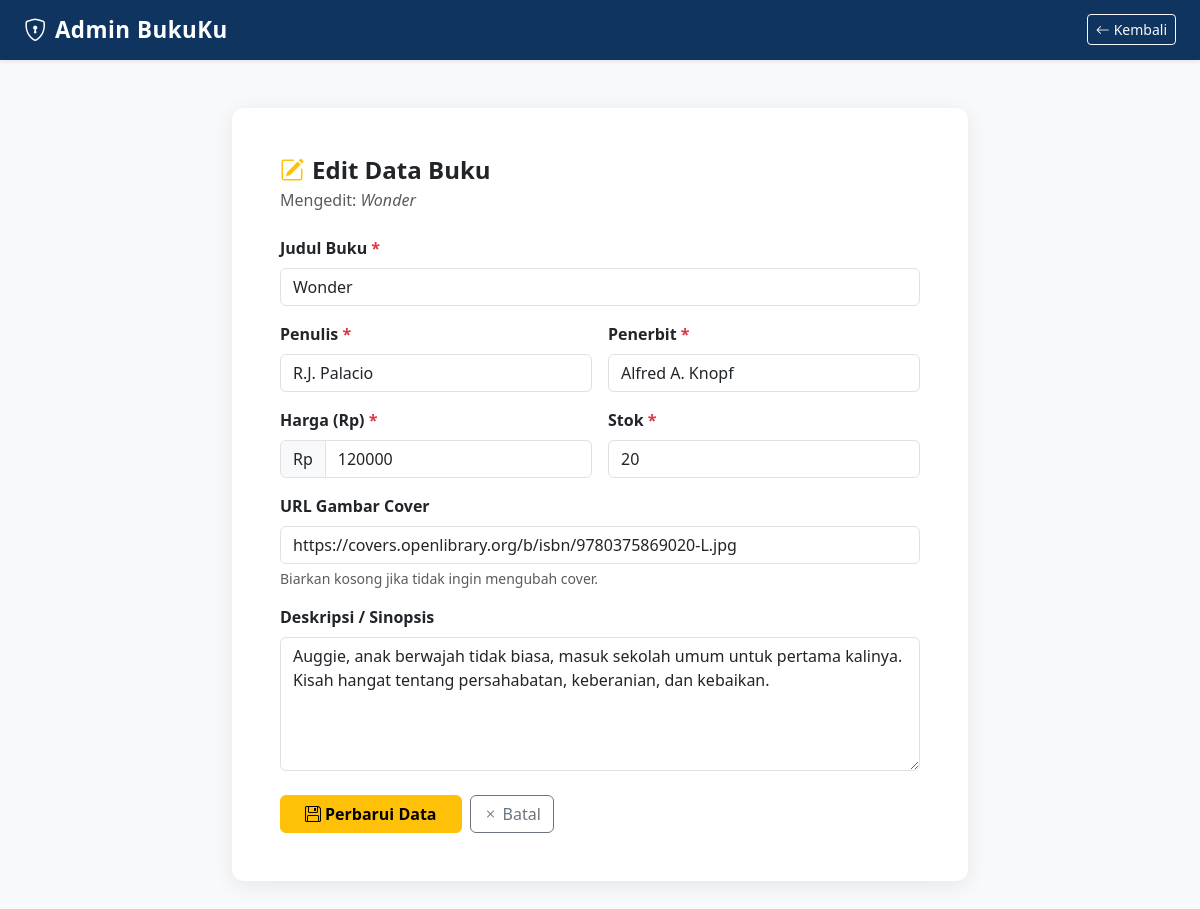
The app's page /admin/edit.php?id=57 with its own data.
### tables this page shows
CREATE TABLE IF NOT EXISTS buku (
    id       INT(11)        NOT NULL AUTO_INCREMENT,
    judul    VARCHAR(150)   NOT NULL,
    penulis  VARCHAR(100)   NOT NULL,
    penerbit VARCHAR(100)   NOT NULL,
    harga    DECIMAL(12,0)  NOT NULL DEFAULT 0,
    stok     INT(11)        NOT NULL DEFAULT 0,
    deskripsi TEXT,
    cover    VARCHAR(255)   DEFAULT NULL,
    PRIMARY KEY (id)
);

### admin/edit.php (the view, shortened to what this page needs)
<?php
require_once '../config/koneksi.php';
$id = isset($_GET['id']) ? (int) $_GET['id'] : 0;
$stmt = $koneksi->prepare("SELECT * FROM buku WHERE id = ? LIMIT 1");
$stmt->bind_param("i", $id);
$stmt->execute();
$result = $stmt->get_result();
$buku = $result->fetch_assoc();
?>
<!DOCTYPE html>
<html lang="id">
<head>
    <link href="https://cdn.jsdelivr.net/npm/bootstrap@5.3.3/dist/css/bootstrap.min.css" rel="stylesheet">
    <link href="https://cdn.jsdelivr.net/npm/bootstrap-icons@1.11.3/font/bootstrap-icons.min.css" rel="stylesheet">
    <link href="../assets/css/style.css" rel="stylesheet">
</head>
<body class="bg-light">
    <nav class="navbar navbar-dark shadow-sm" style="background-color: #0f3460;">
        <div class="container-fluid px-4">
            <a class="navbar-brand fw-bold" href="index.php">
                <i class="bi bi-shield-lock me-2"></i>Admin BukuKu
            </a>
            <a href="index.php" class="btn btn-outline-light btn-sm">
                <i class="bi bi-arrow-left me-1"></i>Kembali
            </a>
        </div>
    </nav>
    <main class="container my-5">
        <div class="row justify-content-center">
            <div class="col-lg-8">
                <div class="card form-card p-4 p-md-5">
                    <h4 class="fw-bold mb-1">
                        <i class="bi bi-pencil-square me-2 text-warning"></i>Edit Data Buku
                    </h4>
                    <p class="text-muted mb-4">Mengedit: <em><?= htmlspecialchars($buku['judul']) ?></em></p>
                    <form action="../proses/proses_edit.php" method="POST">
                        <div class="mb-3">
                            <label for="judul" class="form-label fw-semibold">Judul Buku <span class="text-danger">*</span></label>
                            <input
                                type="text" name="judul" id="judul"
                                class="form-control"
                                value="<?= htmlspecialchars($buku['judul']) ?>"
                                required maxlength="150"
                            >
                        </div>
                        <div class="row g-3 mb-3">
                            <div class="col-md-6">
                                <label for="penulis" class="form-label fw-semibold">Penulis <span class="text-danger">*</span></label>
                                <input
                                    type="text" name="penulis" id="penulis"
                                    class="form-control"
                                    value="<?= htmlspecialchars($buku['penulis']) ?>"
                                    required maxlength="100"
                                >
                            </div>
                            <div class="col-md-6">
                                <label for="penerbit" class="form-label fw-semibold">Penerbit <span class="text-danger">*</span></label>
                                <input
                                    type="text" name="penerbit" id="penerbit"
                                    class="form-control"
                                    value="<?= htmlspecialchars($buku['penerbit']) ?>"
                                    required maxlength="100"
                                >
                            </div>
                        </div>
                        <div class="row g-3 mb-3">
                            <div class="col-md-6">
                                <label for="harga" class="form-label fw-semibold">Harga (Rp) <span class="text-danger">*</span></label>
                                <div class="input-group">
                                    <span class="input-group-text">Rp</span>
                                    <input
                                        type="number" name="harga" id="harga"
                                        class="form-control"
                                        value="<?= $buku['harga'] ?>"
                                        required min="0"
                                    >
                                </div>
                            </div>
                            <div class="col-md-6">
                                <label for="stok" class="form-label fw-semibold">Stok <span class="text-danger">*</span></label>
                                <input
                                    type="number" name="stok" id="stok"
                                    class="form-control"
                                    value="<?= $buku['stok'] ?>"
                                    required min="0"
                                >
                            </div>
                        </div>
                        <div class="mb-3">
                            <label for="cover" class="form-label fw-semibold">URL Gambar Cover</label>
                            <input
                                type="url" name="cover" id="cover"
                                class="form-control"
                                value="<?= htmlspecialchars($buku['cover'] ?? '') ?>"
                                oninput="pratinjauCover()"
                            >
                            <div class="form-text">Biarkan kosong jika tidak ingin mengubah cover.</div>
                        </div>
                        <div class="mb-4">
                            <label for="deskripsi" class="form-label fw-semibold">Deskripsi / Sinopsis</label>
                            <textarea name="deskripsi" id="deskripsi" class="form-control" rows="5"><?= htmlspecialchars($buku['deskripsi'] ?? '') ?></textarea>
                        </div>
                        <div class="d-flex gap-2">
                            <button type="submit" class="btn btn-warning px-4 fw-bold">
                                <i class="bi bi-floppy me-1"></i>Perbarui Data
                            </button>
                            <a href="index.php" class="btn btn-outline-secondary">
                                <i class="bi bi-x me-1"></i>Batal
                            </a>
                        </div>
                    </form>
                </div>
            </div>
        </div>
    </main>
</body>
</html>

### assets/css/style.css (style rules this page uses)
body { background-color: #f8f9fa; font-family: 'Segoe UI', Tahoma, Geneva, Verdana, sans-serif; }
.navbar-brand { font-weight: 700; font-size: 1.4rem; letter-spacing: 0.5px; }
.form-card { border: none; border-radius: 12px; box-shadow: 0 4px 20px rgba(0,0,0,0.08); }

### records on screen
buku: judul "Wonder", penulis "R.J. Palacio", penerbit "Alfred A. Knopf", harga "120000", stok "20", cover "https://covers.openlibrary.org/b/isbn/9780375869020-L.jpg", deskripsi "Auggie, anak berwajah tidak biasa, masuk sekolah umum untuk pertama kalinya. Kisah hangat tentang persahabatan, keberanian, dan kebaikan."
